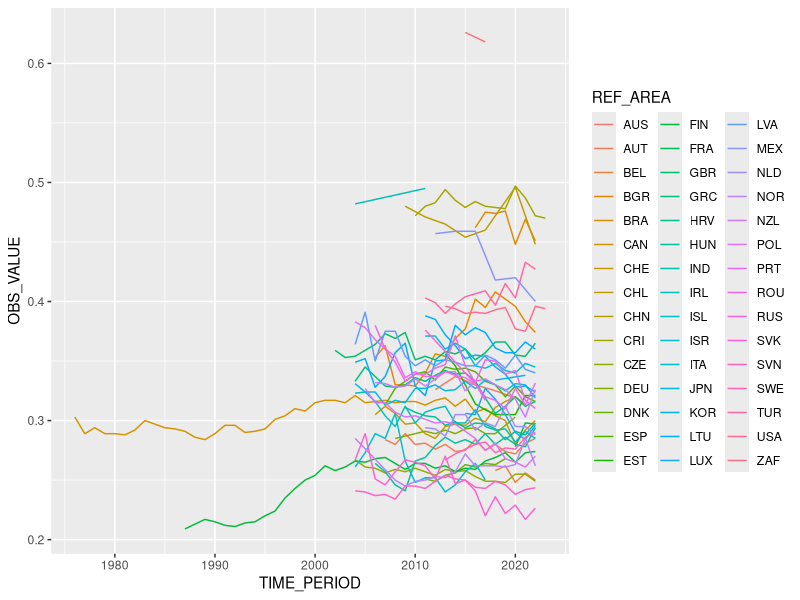
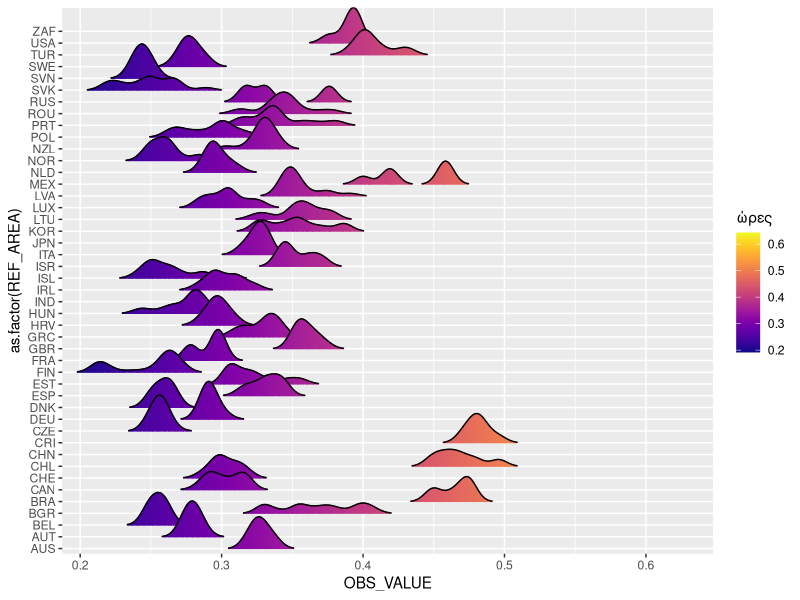
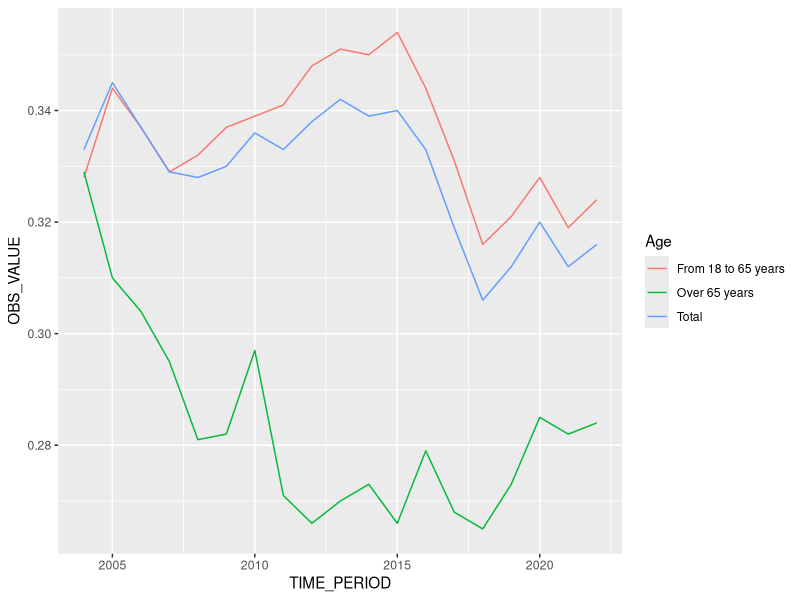
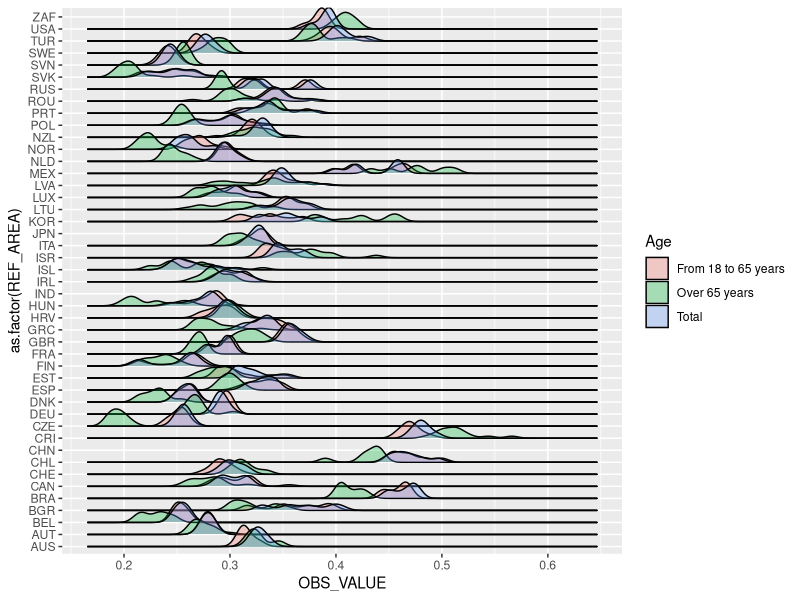
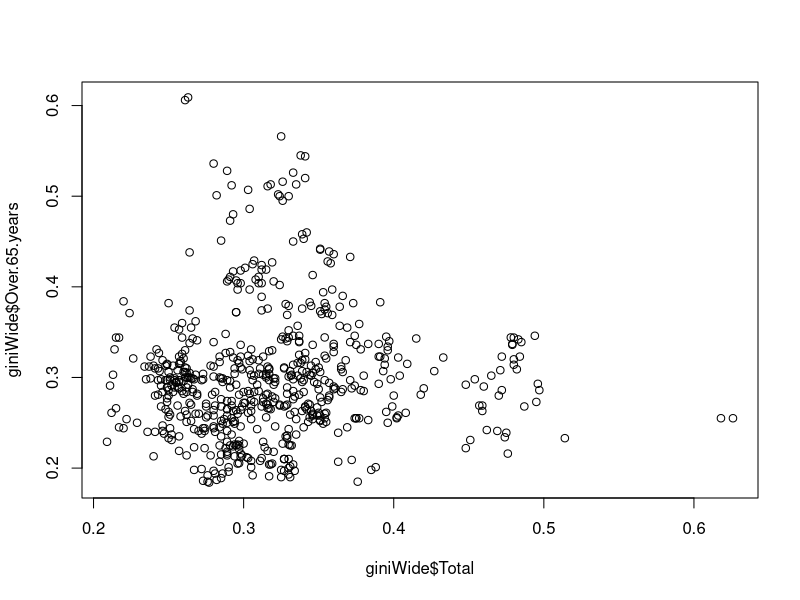

These figures' R source, in order:
## ---- chunk 1
knitr::opts_chunk$set(echo = TRUE)
library(kableExtra)
## ---- chunk 2
rm(list = ls())
## ---- chunk 3
if(!require(ggplot2)){
  install.packages("ggplot2")
  library(ggplot2)
}
if(!require(ggridges)){
  install.packages("ggridges")
  library(ggridges)
}
if(!require(rstatix)){
    install.packages("rstatix")
    library(rstatix)
}
if(!require(viridis)){
    install.packages("viridis")
    library(viridis)
}
if(!require(dplyr)){
    install.packages("dplyr")
    library(dplyr)
}
if(!require(reshape)){
    install.packages("reshape")
    library(reshape)
}
## ---- chunk 4
giniA <- read.csv("gini.csv", na.string = "")
knitr::kable(head(giniA)) %>%
  kable_styling("striped", full_width = F) %>%
  scroll_box(width = "100%", height = "200px")
## ---- chunk 5
gini <- giniA[giniA$METHODOLOGY== "METH2012",]
giniTotal <- gini[gini$AGE=="_T",]
## ---- chunk 6
giniTotalPlot <- ggplot(giniTotal, aes(x=TIME_PERIOD, y=OBS_VALUE, colour = REF_AREA))
giniTotalPlot + geom_line()
giniTotalPlot2 <- ggplot(giniTotal, aes(x = OBS_VALUE, y = as.factor(REF_AREA), fill = after_stat(x)))

giniTotalPlot2 +
  geom_density_ridges_gradient(scale = 3, rel_min_height = 0.01, gradient_lwd = 1.) +
  scale_x_continuous(expand = c(0.01, 0)) +
  scale_y_discrete(expand = c(0.01, 0)) +
  scale_fill_viridis(name = "ώρες", option = "C")
## ---- chunk 7
giniGr <- gini[gini$REF_AREA=="GRC",]
## ---- chunk 8
giniTotalgrPlot <- ggplot(giniGr, aes(x=TIME_PERIOD, y=OBS_VALUE, colour = Age))
giniTotalgrPlot + geom_line()
## ---- chunk 9
giniPlot <- ggplot(gini, aes(x=OBS_VALUE, y=as.factor(REF_AREA), fill = Age))
giniPlot + geom_density_ridges(alpha=0.3)
## ---- chunk 10
giniWide <- unstack(gini, OBS_VALUE ~ Age)
plot(giniWide$Over.65.years ~ giniWide$Total)
